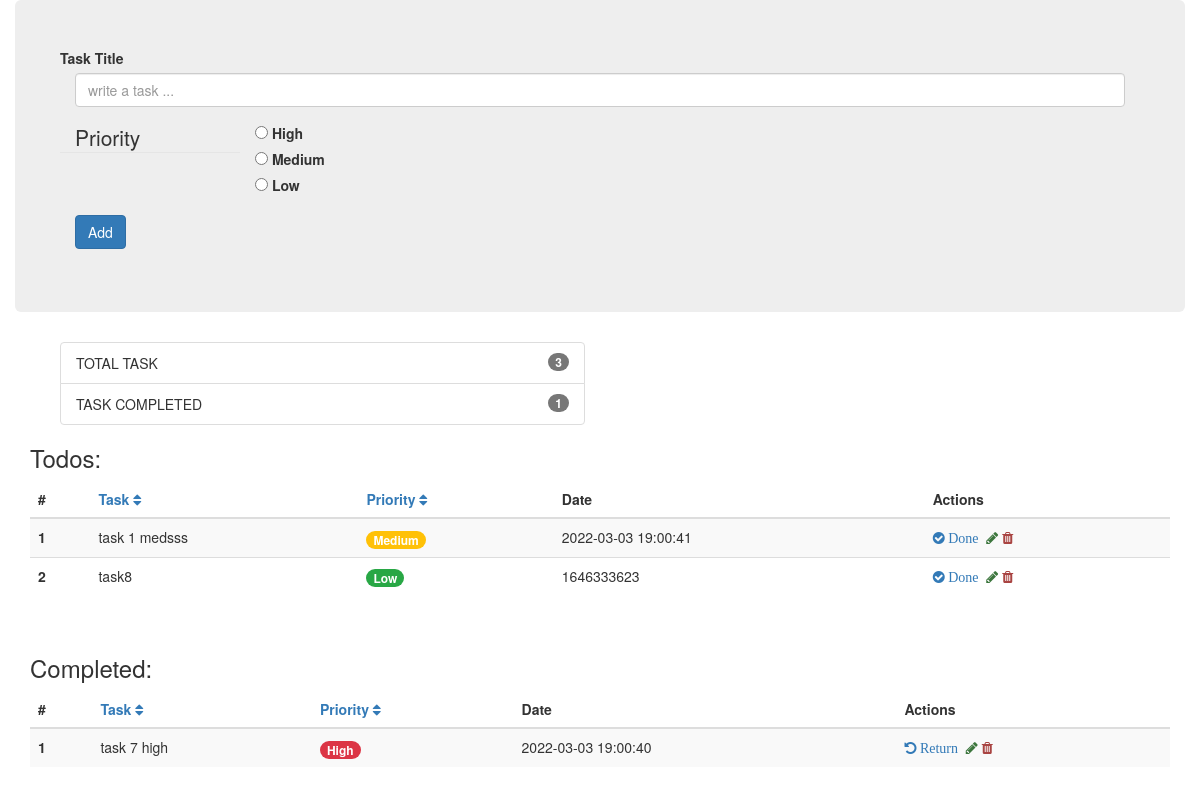
Before: / with the older database file.
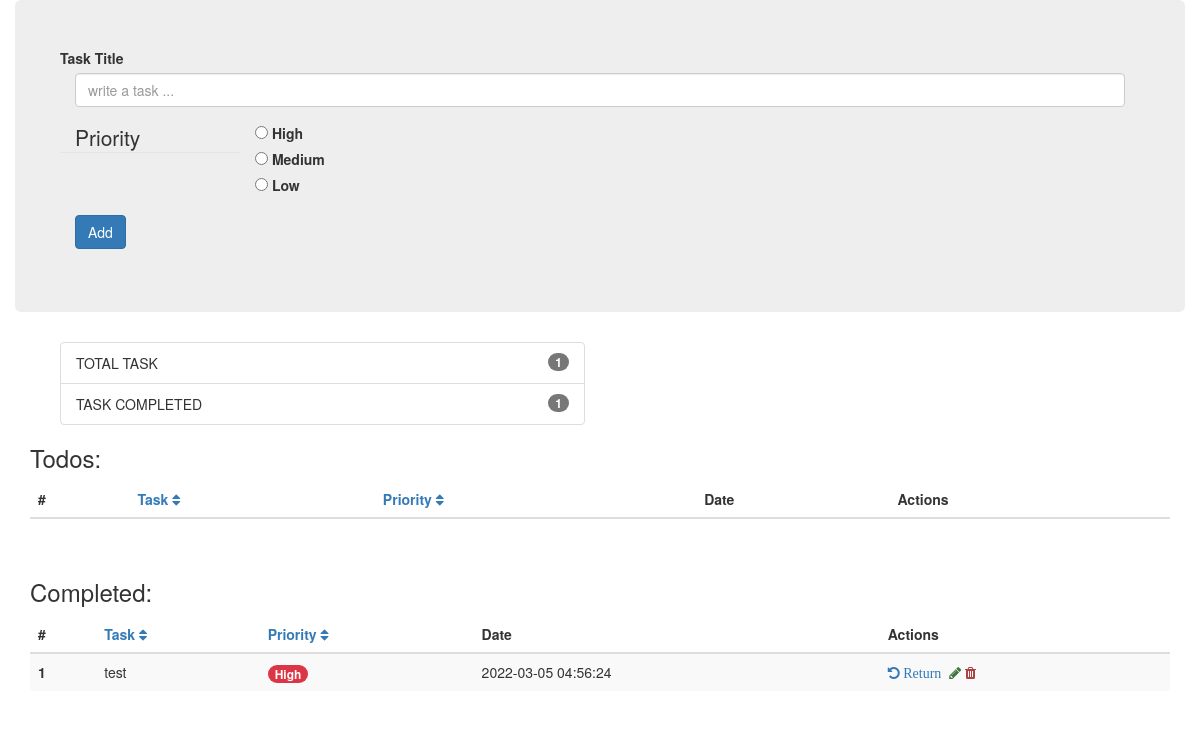
After: the same page with the newer database file.
### tables this page shows
CREATE TABLE todo(id INTEGER PRIMARY KEY AUTOINCREMENT, title TEXT UNIQUE , date_created TEXT NOT NULL, is_done INT(11) NOT NULL, priority INT(11) NOT NULL);

### services.class.php (the view, shortened to what this page needs)
<?php
class Services
{
    private $db;
    function __construct()
    {
        $this->db = new SQLite3('./db/sqlite/todo.db');
    }
    public function migrateDB()
    {
        $query = "CREATE TABLE todo(id INTEGER PRIMARY KEY AUTOINCREMENT, title TEXT UNIQUE , date_created TEXT NOT NULL, is_done INT(11) NOT NULL, priority INT(11) NOT NULL)";
        $this->db->exec($query);
    }
    public function showTotal()
    {
        $total = $this->db->query('SELECT COUNT(*) as total FROM todo');
        $totalCompleted = $this->db->query('SELECT COUNT(*) as total FROM todo WHERE is_done = 1');
        echo '<div class="col-sm-12">';
        echo '<div class="col-sm-6">';
        echo '<ul class="list-group">';
        echo '<li class="list-group-item d-flex justify-content-between align-items-center"> TOTAL TASK';
        echo '<span class="badge badge-primary badge-pill">'. $total->fetchArray()[0] .'</span>';
        echo '</li>';
        echo '<li class="list-group-item d-flex justify-content-between align-items-center">TASK COMPLETED';
        echo '<span class="badge badge-primary badge-pill">'. $totalCompleted->fetchArray()[0] .'</span>';
        echo '</li>';
        echo '</ul>';
        echo '</div>';
        echo '</div>';
    }
    public function showTodo($done=0)
    {
        $columns = array('title','priority');
        $column = isset($_GET['column']) && in_array($_GET['column'], $columns) ? $_GET['column'] : $columns[0];
        $sort_order = isset($_GET['order']) && strtolower($_GET['order']) == 'desc' ? 'DESC' : 'ASC';
        $todos = $this->selectTodo($done, $column, $sort_order);
        $up_or_down = str_replace(array('ASC','DESC'), array('up','down'), $sort_order);
        $asc_or_desc = $sort_order == 'ASC' ? 'desc' : 'asc';
        echo '<table class="table table-striped">';
        echo '<thead>';
        echo '<tr>';
        echo '<th scope="col">#</th>';
        echo '<th scope="col"><a href="?column=title&order='. $asc_or_desc . '">Task <i class="fa fa-sort '. ($column == 'title' ? '-' . $up_or_down : '') .'"></i></a></th>';
        echo '<th scope="col"><a href="?column=priority&order='. $asc_or_desc . '">Priority <i class="fa fa-sort '. ($column == 'priority' ? '-' . $up_or_down : '') .'"></i></a></th>';
        echo '<th scope="col">Date</th>';
        echo '<th scope="col">Actions</th>';
        echo '</tr>';
        echo '</thead>';
        echo '<tbody>';
        $num = 1;
        while( $row = $todos->fetchArray() ):
            $priority = '';
            switch ($row['priority']) {
                case 0:
                    $priority = '<span class="badge badge-pill" style="background-color: #28a745">Low</span>';
                    break;
                case 1:
                    $priority = '<span class="badge badge-pill bg-warning" style="background-color: #ffc107">Medium</span>';
                    break;
                case 2:
                    $priority = '<span class="badge badge-pill bg-danger" style="background-color: #dc3545">High</span>';
                    break;
            }
            echo '<tr>';
            echo '<th scope="row">'.$num.'</th>';
            echo '<td>'.$row["title"].'</td>';
            echo '<td>'.$priority.'</td>';
            echo '<td>'.$row["date_created"].'</td>';
            echo '<td>';
            $name = ($done==0) ? 'Done': 'Return';
            echo '<a href="?id='.$row["id"].'&action='.$name.'"><span class="fa '. ($name == 'Done'? 'fa-check-circle' : 'fa-undo').'"> '.$name.'</span></a>';
            echo ' &nbsp;<a href="?id='.$row["id"].'&action=edit&todo='.$row["title"].'&priority='.$row['priority'].'" class="text-success"><span class="fa fa-pencil"></span></a>';
            echo ' <a class="text-danger mx-2 d-inline-block" href="?id='.$row["id"].'&action=delete"><span class="fa fa-trash"></span></a>';
            echo '</td>';
            echo '</tr>';
            $num++;
        endwhile;
        echo '</tbody>';
        echo '</table>';
    }
    private function selectTodo($done=0, $column = 'title', $sortOrder = 'ASC')
    {
        $query = "SELECT * FROM todo WHERE is_done= $done ORDER BY $column $sortOrder";
        $run_select = $this->runQueryreturn($query);
        return $run_select;
    }
    private function runQueryreturn($query)
    {
        return $this->db->query($query);
    }
}

### index.php (shortened to what this page needs)
<?php
include('services.class.php');
?>
<!DOCTYPE HTML>
<html>
<head>
    <link rel="stylesheet" href="https://cdn.jsdelivr.net/npm/bootstrap@3.3.7/dist/css/bootstrap.min.css"
>
    <link href="css/style.css" rel="stylesheet"/>
    <link rel="stylesheet" href="https://cdnjs.cloudflare.com/ajax/libs/font-awesome/4.7.0/css/font-awesome.min.css">
</head>
<body>
<div class="col-md-12 rounded bg-white">
    <div class="container">
        <div class="row">
            <div class="jumbotron intro">
                <form action="" class="input-group-append" method="post" autocomplete="off">
                    <div class="form-group row">
                        <label for="exampleInputEmail1">Task Title</label>
                        <div class="col-sm-12">
                            <input required type="text"
                                   value="<?= isset($_GET['action']) && $_GET['action'] == 'edit' ? $_GET['todo'] : ''; ?>"
                                   name="task" class="form-control" name id="task" placeholder="write a task ...">
                        </div>
                    </div>
                    <fieldset class="form-group">
                        <div class="row">
                            <legend class="col-form-label col-sm-2 pt-0">Priority</legend>
                            <div class="col-sm-10">
                                <div class="form-check">
                                    <input <?= isset($_GET['action']) && $_GET['action'] == 'edit' && $_GET['priority'] == '2' ? 'checked' : ''; ?>
                                            type="radio" class="form-check-input" name="priority" value="2" id="exampleCheck1">
                                    <label class="form-check-label" for="exampleCheck1">High</label>
                                </div>
                                <div class="form-check">
                                    <input <?= isset($_GET['action']) && $_GET['action'] == 'edit' && $_GET['priority'] == '1' ? 'checked' : ''; ?>
                                            type="radio" class="form-check-input" name="priority" value="1" id="exampleCheck2">
                                    <label class="form-check-label" for="exampleCheck2">Medium</label>
                                </div>
                                <div class="form-check disabled">
                                    <input <?= isset($_GET['action']) && $_GET['action'] == 'edit' && $_GET['priority'] == '0' ? 'checked' : ''; ?>
                                            type="radio" name="priority" class="form-check-input" value="0" id="exampleCheck3">
                                    <label class="form-check-label" for="exampleCheck3">Low</label>
                                </div>
                            </div>
                        </div>
                    </fieldset>
                    <div class="form-group row">
                        <div class="col-sm-10">
                            <input name="<?= isset($_GET['action']) && $_GET['action'] == 'edit' ? 'updateLast' : 'addNew'; ?>"
                                   type="submit"
                                   value="<?php echo isset($_GET['action']) && $_GET['action'] == 'edit' ? 'Edit' : 'Add'; ?>"
                                   class="btn btn-primary"/>
                        </div>
                    </div>
                </form>
            </div>
        </div>
        <?php $todo->showTotal(); ?>
        <br/>
        <h3 class="mt-4">Todos: </h3>
        <?php $todo->showTodo(); ?>
        <br />
        <h3>Completed: </h3>
        <?php $todo->showTodo(1); ?>
    </div>
</div>
</body>
</html>

Changed rows visible on the page:
removed todo: title "task 1 medsss", priority "Medium", date_created "2022-03-03 19:00:41", name "Done"
removed todo: title "task8", priority "Low", date_created "1646333623", name "Done"
removed todo: title "task 7 high", priority "High", date_created "2022-03-03 19:00:40", name "Return"
added todo: title "test", priority "High", date_created "2022-03-05 04:56:24", name "Return"
Other visible differences:
$total->fetchArray()[0]: "3" → "1"
